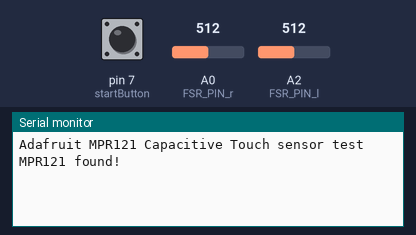
Bench run of a sketch on a simulated Arduino Uno, built with avr-gcc and run on an emulated ATmega328P. Shown: the last lines printed to the serial monitor. The test bench sets the inputs (shaded band); at power-on: A0 (FSR_PIN_r) = 512, A2 (FSR_PIN_l) = 512, pin 7 (startButton) LOW.

Above: at 1.2 s.
1.3 s: A0 (FSR_PIN_r) set to 591
2.8 s: A0 (FSR_PIN_r) set to 624
At 2.94 s:
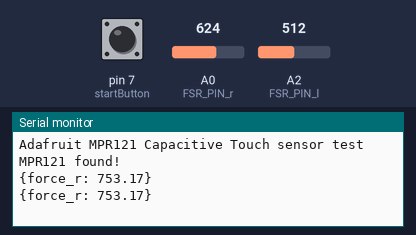
4.7 s: A2 (FSR_PIN_l) set to 540
At 4.77 s:
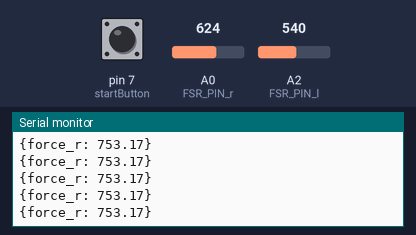

The sketch:

stamp_cons.ino
```cpp
#include <Wire.h>
#include "Adafruit_MPR121.h"
#include <FastLED.h>

#define stampL 9
#define startButton 7

Adafruit_MPR121 cap = Adafruit_MPR121();

uint16_t lasttouched = 0;
uint16_t currtouched = 0;

// LEDs DE SECOURS
#define NUM_LEDS 30
#define DATA_PIN 6
#define CLOCK_PIN 13
CRGB leds[NUM_LEDS];

const int FSR_PIN_r = A0;
const int FSR_PIN_l = A2;
const float VCC = 4.98;
const float R_DIV = 3230.0;
const float seuil = 500 ;

void setup() {
  Serial.begin(9600);
  pinMode(stampL, INPUT);
  pinMode(startButton, INPUT);
  pinMode(FSR_PIN_r, INPUT);
  pinMode(FSR_PIN_l, INPUT);

  Serial.println("Adafruit MPR121 Capacitive Touch sensor test");

  // Default address is 0x5A, if tied to 3.3V its 0x5B
  // If tied to SDA its 0x5C and if SCL then 0x5D
  if (!cap.begin(0x5A)) {
    Serial.println("MPR121 not found, check wiring?");
    while (1);
  }
  Serial.println("MPR121 found!");
}

void loop() {
  currtouched = cap.touched(); // mpr121

  // check if restart button is pressed
  if (digitalRead(startButton)){
      Serial.println("{start:1}");
  }

  // detect and print on serial port if a stamp is recharging
  for (uint8_t i = 5 ; i < 9; i++) {
      // it if *is* touched and *wasnt* touched before, alert!
      if ((currtouched & _BV(i)) && !(lasttouched & _BV(i)) ) {
        String json = "{contact:";
        json += i ;
        json += "}";
        Serial.println(json);

      }
      // if it *was* touched and now *isnt*, alert!
      if (!(currtouched & _BV(i)) && (lasttouched & _BV(i)) ) {
        String json = "{released:";
        json += i ;
        json += "}";

        Serial.println(json);
      }
  }

/////////// DETECT WHEN A STAMP IS PRESSED ///////////
  // right stamp
  int fsrADC_r = analogRead(FSR_PIN_r);
  if (fsrADC_r != 0) {
    float force;
    // Break parabolic curve down into two linear slopes:
    if (calculateFSR(fsrADC_r) <= 600)
      force = (calculateConductance(fsrADC_r) - 0.00075) / 0.00000032639;
    else{
      force =  calculateConductance(fsrADC_r) / 0.000000642857;
      if (force >= seuil + 200){
        Serial.println("{force_r: " + String(force) + "}");
      }
    }
  }

  //left stamp
  int fsrADC_l = analogRead(FSR_PIN_l);
  if (fsrADC_l != 0) {
    float force;
    // Break parabolic curve down into two linear slopes:
    if (calculateFSR(fsrADC_l) <= 600)
      force = (calculateConductance(fsrADC_l) - 0.00075) / 0.00000032639;
    else{
      force =  calculateConductance(fsrADC_l) / 0.000000642857;
      if (force >= seuil){
        Serial.println("{force_l: " + String(force) + "}");
      }
    }
  }

    lasttouched = currtouched; //reset state
    delay(100);

}


float calculateFSR(int valuePin){
  float fsrV = valuePin * VCC / 1023.0; // ADC reading to calculate voltage
  return R_DIV * (VCC / fsrV - 1.0);// calculate FSR
}

float calculateConductance(int valuePin){
  return 1.0 / calculateFSR(valuePin); // Calculate conductance
}
```

Measured:
- the behaviour switches between 606 and 607 on A0 (FSR_PIN_r) (found by bisection; images 0 and 1)
- after the input at 2.8 s, the serial monitor: prints a new line at once (image 1)
